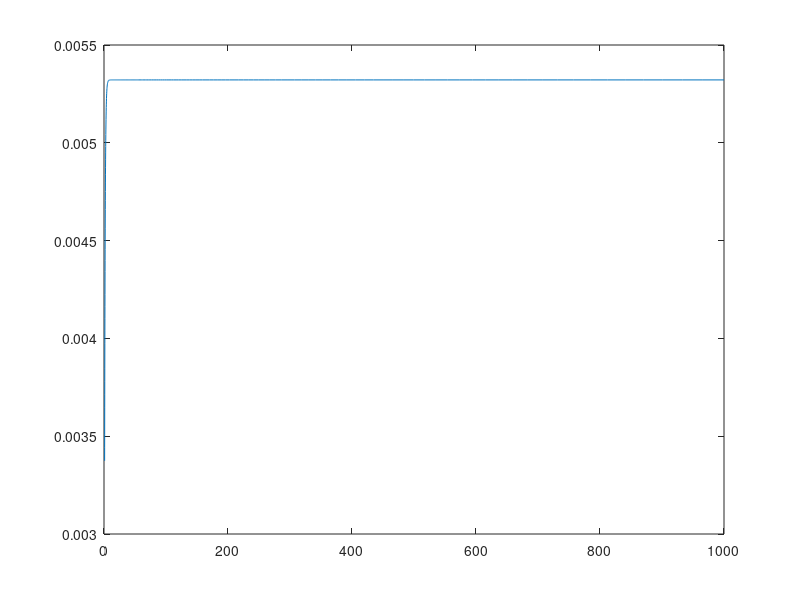

This figure's MATLAB source:

%2nd orderbinding rate from experiments, this is only an estimated value. 
kon=2.14*10^5; %M^-1*s^-1

%off rate
koff=1; %s^-1

%concentration of tracking molecule.
%we certainly could go higher than this value if needed.
R=25*10^-9; %M


%concentration of QD585
%G=0:10^-9:100*10^-9; %from 0 to 100*10^-9M.
G=25*10^-9;

k=kon*G


t=logspace(0,3,200);
x=(k*R./(k+koff))*(1-exp(-(k+koff)*t));

plot(t,x/R)
